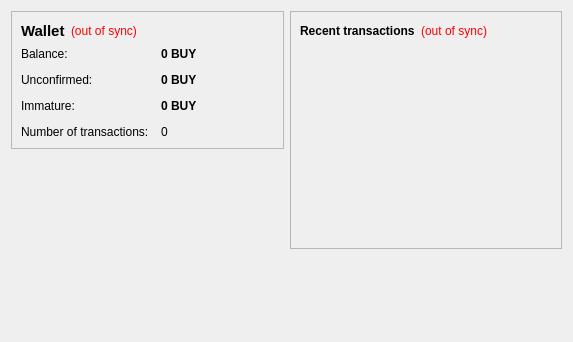
<?xml version="1.0" encoding="UTF-8"?>
<ui version="4.0">
 <class>OverviewPage</class>
 <widget class="QWidget" name="OverviewPage">
  <property name="geometry">
   <rect>
    <x>0</x>
    <y>0</y>
    <width>573</width>
    <height>342</height>
   </rect>
  </property>
  <property name="windowTitle">
   <string>Form</string>
  </property>
  <layout class="QHBoxLayout" name="horizontalLayout" stretch="1,1">
   <item>
    <layout class="QVBoxLayout" name="verticalLayout_2">
     <item>
      <widget class="QFrame" name="frame">
       <property name="frameShape">
        <enum>QFrame::StyledPanel</enum>
       </property>
       <property name="frameShadow">
        <enum>QFrame::Raised</enum>
       </property>
       <layout class="QVBoxLayout" name="verticalLayout_4">
        <item>
         <layout class="QHBoxLayout" name="horizontalLayout_4">
          <item>
           <widget class="QLabel" name="label_5">
            <property name="font">
             <font>
              <pointsize>11</pointsize>
              <weight>75</weight>
              <bold>true</bold>
             </font>
            </property>
            <property name="text">
             <string>Wallet</string>
            </property>
           </widget>
          </item>
          <item>
           <widget class="QLabel" name="labelWalletStatus">
            <property name="toolTip">
             <string>The displayed information may be out of date. Your wallet automatically synchronizes with the BuyCoin network after a connection is established, but this process has not completed yet.</string>
            </property>
            <property name="styleSheet">
             <string notr="true">QLabel { color: red; }</string>
            </property>
            <property name="text">
             <string notr="true">(out of sync)</string>
            </property>
            <property name="alignment">
             <set>Qt::AlignLeading|Qt::AlignLeft|Qt::AlignVCenter</set>
            </property>
           </widget>
          </item>
          <item>
           <spacer name="horizontalSpacer_2">
            <property name="orientation">
             <enum>Qt::Horizontal</enum>
            </property>
            <property name="sizeHint" stdset="0">
             <size>
              <width>40</width>
              <height>20</height>
             </size>
            </property>
           </spacer>
          </item>
         </layout>
        </item>
        <item>
         <layout class="QFormLayout" name="formLayout_2">
          <property name="fieldGrowthPolicy">
           <enum>QFormLayout::AllNonFixedFieldsGrow</enum>
          </property>
          <property name="horizontalSpacing">
           <number>12</number>
          </property>
          <property name="verticalSpacing">
           <number>12</number>
          </property>
          <item row="0" column="0">
           <widget class="QLabel" name="label">
            <property name="text">
             <string>Balance:</string>
            </property>
           </widget>
          </item>
          <item row="0" column="1">
           <widget class="QLabel" name="labelBalance">
            <property name="font">
             <font>
              <weight>75</weight>
              <bold>true</bold>
             </font>
            </property>
            <property name="cursor">
             <cursorShape>IBeamCursor</cursorShape>
            </property>
            <property name="toolTip">
             <string>Your current balance</string>
            </property>
            <property name="text">
             <string notr="true">0 BUY</string>
            </property>
            <property name="textInteractionFlags">
             <set>Qt::LinksAccessibleByMouse|Qt::TextSelectableByKeyboard|Qt::TextSelectableByMouse</set>
            </property>
           </widget>
          </item>
          <item row="1" column="0">
           <widget class="QLabel" name="label_3">
            <property name="text">
             <string>Unconfirmed:</string>
            </property>
           </widget>
          </item>
          <item row="1" column="1">
           <widget class="QLabel" name="labelUnconfirmed">
            <property name="font">
             <font>
              <weight>75</weight>
              <bold>true</bold>
             </font>
            </property>
            <property name="cursor">
             <cursorShape>IBeamCursor</cursorShape>
            </property>
            <property name="toolTip">
             <string>Total of transactions that have yet to be confirmed, and do not yet count toward the current balance</string>
            </property>
            <property name="text">
             <string notr="true">0 BUY</string>
            </property>
            <property name="textInteractionFlags">
             <set>Qt::LinksAccessibleByMouse|Qt::TextSelectableByKeyboard|Qt::TextSelectableByMouse</set>
            </property>
           </widget>
          </item>
          <item row="3" column="0">
           <widget class="QLabel" name="label_2">
            <property name="text">
             <string>Number of transactions:</string>
            </property>
           </widget>
          </item>
          <item row="3" column="1">
           <widget class="QLabel" name="labelNumTransactions">
            <property name="toolTip">
             <string>Total number of transactions in wallet</string>
            </property>
            <property name="text">
             <string notr="true">0</string>
            </property>
           </widget>
          </item>
          <item row="2" column="0">
           <widget class="QLabel" name="labelImmatureText">
            <property name="text">
             <string>Immature:</string>
            </property>
           </widget>
          </item>
          <item row="2" column="1">
           <widget class="QLabel" name="labelImmature">
            <property name="font">
             <font>
              <weight>75</weight>
              <bold>true</bold>
             </font>
            </property>
            <property name="toolTip">
             <string>Mined balance that has not yet matured</string>
            </property>
            <property name="text">
             <string notr="true">0 BUY</string>
            </property>
            <property name="textInteractionFlags">
             <set>Qt::LinksAccessibleByMouse|Qt::TextSelectableByKeyboard|Qt::TextSelectableByMouse</set>
            </property>
           </widget>
          </item>
         </layout>
        </item>
       </layout>
      </widget>
     </item>
     <item>
      <spacer name="verticalSpacer">
       <property name="orientation">
        <enum>Qt::Vertical</enum>
       </property>
       <property name="sizeHint" stdset="0">
        <size>
         <width>20</width>
         <height>40</height>
        </size>
       </property>
      </spacer>
     </item>
    </layout>
   </item>
   <item>
    <layout class="QVBoxLayout" name="verticalLayout_3">
     <item>
      <widget class="QFrame" name="frame_2">
       <property name="frameShape">
        <enum>QFrame::StyledPanel</enum>
       </property>
       <property name="frameShadow">
        <enum>QFrame::Raised</enum>
       </property>
       <layout class="QVBoxLayout" name="verticalLayout">
        <item>
         <layout class="QHBoxLayout" name="horizontalLayout_2">
          <item>
           <widget class="QLabel" name="label_4">
            <property name="text">
             <string>&lt;b&gt;Recent transactions&lt;/b&gt;</string>
            </property>
           </widget>
          </item>
          <item>
           <widget class="QLabel" name="labelTransactionsStatus">
            <property name="toolTip">
             <string>The displayed information may be out of date. Your wallet automatically synchronizes with the BuyCoin network after a connection is established, but this process has not completed yet.</string>
            </property>
            <property name="styleSheet">
             <string notr="true">QLabel { color: red; }</string>
            </property>
            <property name="text">
             <string notr="true">(out of sync)</string>
            </property>
            <property name="alignment">
             <set>Qt::AlignRight|Qt::AlignTrailing|Qt::AlignVCenter</set>
            </property>
           </widget>
          </item>
          <item>
           <spacer name="horizontalSpacer">
            <property name="orientation">
             <enum>Qt::Horizontal</enum>
            </property>
            <property name="sizeHint" stdset="0">
             <size>
              <width>40</width>
              <height>20</height>
             </size>
            </property>
           </spacer>
          </item>
         </layout>
        </item>
        <item>
         <widget class="QListView" name="listTransactions">
          <property name="styleSheet">
           <string notr="true">QListView { background: transparent; }</string>
          </property>
          <property name="frameShape">
           <enum>QFrame::NoFrame</enum>
          </property>
          <property name="verticalScrollBarPolicy">
           <enum>Qt::ScrollBarAlwaysOff</enum>
          </property>
          <property name="horizontalScrollBarPolicy">
           <enum>Qt::ScrollBarAlwaysOff</enum>
          </property>
          <property name="selectionMode">
           <enum>QAbstractItemView::NoSelection</enum>
          </property>
         </widget>
        </item>
       </layout>
      </widget>
     </item>
     <item>
      <spacer name="verticalSpacer_2">
       <property name="orientation">
        <enum>Qt::Vertical</enum>
       </property>
       <property name="sizeHint" stdset="0">
        <size>
         <width>20</width>
         <height>40</height>
        </size>
       </property>
      </spacer>
     </item>
    </layout>
   </item>
  </layout>
 </widget>
 <resources/>
 <connections/>
</ui>
